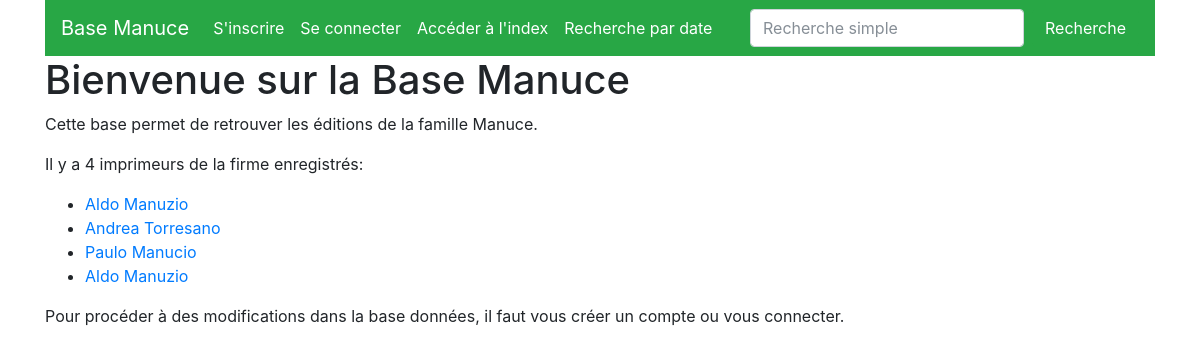
The page / on the database its author committed.
### basemanuce/modeles/donnees.py (models this page shows)
class Printers(db.Model):
    __tablename__ = 'printers'
    printer_id = db.Column(db.Integer, unique=True, nullable=False, primary_key=True, autoincrement=True)
    printer_name = db.Column(db.Text, nullable=False)
    birthyear = db.Column(db.Integer)
    deathyear = db.Column(db.Integer)
    printer_othername1 = db.Column(db.Text)
    printer_othername2 = db.Column(db.Text)
    description = db.Column(db.Text)
    book = db.relationship("Books", back_populates="printer", foreign_keys=Books.id_printer)
    authorships = db.relationship("Authorship", back_populates="printer", foreign_keys=Authorship.authorship_printer_id)

### basemanuce/routes/routes_classic.py (the view)
@app.route("/")
def accueil():
    imprimeurs = Printers.query.order_by(Printers.birthyear.asc()).all()
    return render_template("/pages/accueil.html", nom="Base Manuce",
                           imprimeurs=imprimeurs)

### basemanuce/templates/pages/accueil.html
{% extends "conteneur.html" %}
{% block corps %}
{% if not current_user.is_authenticated %}
    <h1>Bienvenue sur la Base Manuce</h1>
{% else %}
    <h1>Bienvenue sur la Base Manuce, {{current_user.user_pseudo}} !</h1>
{% endif %}
<p>Cette base permet de retrouver les éditions de la famille Manuce.</p>
    {% if imprimeurs %}
        <p> Il y a {{imprimeurs|length}} imprimeurs de la firme enregistrés:</p>
        <ul>
            {% for imprimeur in imprimeurs %}
                <li><a href="{{url_for('imprimeur', printer_id=imprimeur.printer_id)}}">{{imprimeur.printer_name}}</a></li>
            {% endfor %}
        </ul>
    {% else %}
        <p>La base de données est en cours de constitution</p>
    {% endif %}
    {% if not current_user.is_authenticated %}
        <p>Pour procéder à des modifications dans la base données, il faut vous créer un compte ou vous connecter.</p>
    {% else %}
        <p><i>Pour ajouter un livre dans la base de données,
            <a href="{{url_for('add_book')}}">cliquer ici</a></i>.</p>
    {% endif %}
{% endblock %}

### rows shown on the page
Printers: printer_name "Aldo Manuzio"
Printers: printer_name "Andrea Torresano"
Printers: printer_name "Paulo Manucio"
Printers: printer_name "Aldo Manuzio"

### other values the page prints
{{ imprimeurs|length }} "4"
